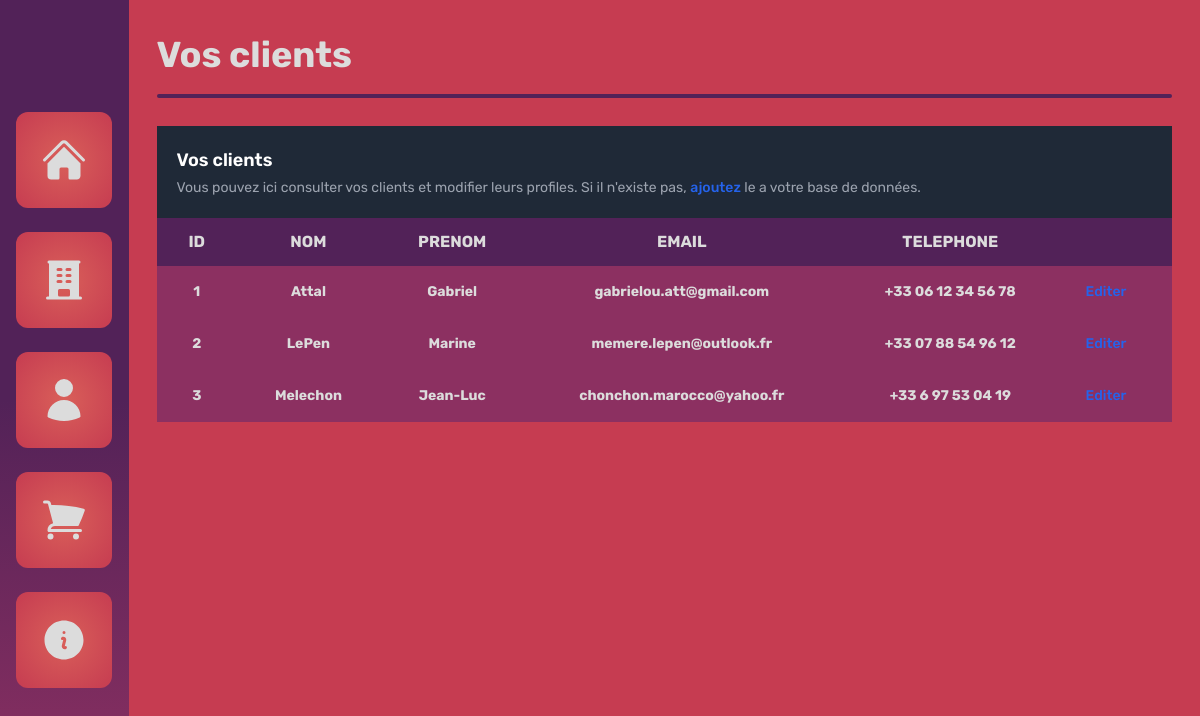
The app's page /clients, older data.
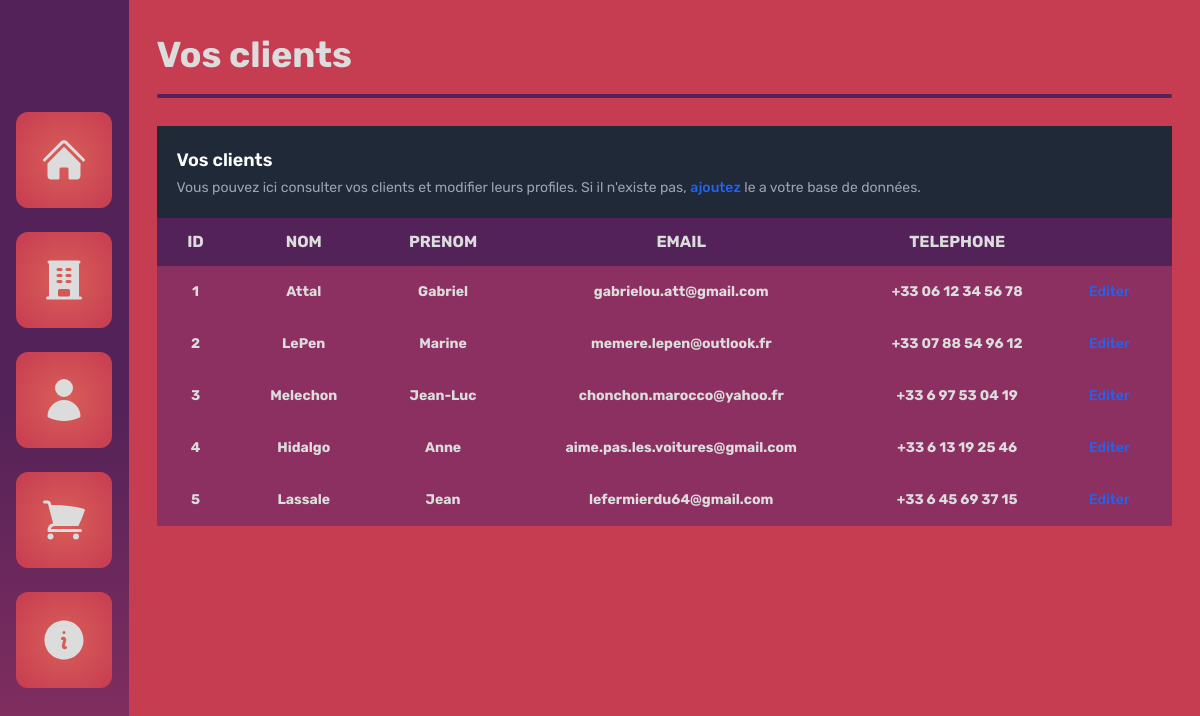
The same page, newer data.
### tables this page shows
CREATE TABLE clients (id INTEGER PRIMARY KEY, nom TEXT, prenom TEXT, email TEXT, telephone TEXT);

### main.py (the view)
@app.route('/clients')
def clients():
    return render_template('clients/list.html', attributes=db_manager.get_attrubutes("clients"), clients=db_manager.get_clients())

### database_manager.py (called while the page is built)
    def get_attrubutes(self, table):
        return self.curseur.execute(f"PRAGMA table_info({table})").fetchall()

    def get_clients(self):
        return self.curseur.execute("SELECT * FROM clients").fetchall()

### templates/clients/list.html (shortened to what this page needs)
{% extends 'base.html' %}
{% block content %}
<section class="h-full w-full bg-[--palette-3] flex flex-col">
  <div class="w-full p-7 flex flex-col space-y-3">
    <span class="great-title">Vos clients</span>
    <div class="w-full h-1 bg-[--palette-1] rounded-lg"></div>
  </div>
<div class="h-full w-full px-7">
    <table class="w-full">
        <caption class="p-5 text-lg font-semibold text-left rtl:text-right text-white bg-gray-800">
            Vos clients
            <p class="mt-1 text-sm font-normal text-gray-400">Vous pouvez ici consulter vos clients et modifier leurs profiles. Si il n'existe pas, <a href="{{url_for('create_client')}}" class="font-medium text-blue-600 hover:underline">ajoutez</a> le a votre base de données.</p>
        </caption>
        <thead class="text-base base-text uppercase bg-[--palette-1] text-[--white-color]">
            <tr>
              {% for attribut in attributes %}
                <th scope="col" class="px-6 py-3">
                    <span>{{ attribut[1] }}</span>
                </th>
              {% endfor %}
                <th scope="col" class="px-6 py-3">
                </th>
            </tr>
        </thead>
        <tbody class="text-sm">
          {% for client in clients %}
          <tr class="bg-[--palette-2] border-b text-[--white-color]">
            {% for attribut in client %}
              <th scope="row" class="px-6 py-4">
                  <span>{{ attribut }}</span>
              </th>
            {% endfor %}
            <td class="px-6 py-4">
              <a href="{{ url_for('client', id=client[0]) }}" class="font-medium text-blue-600 hover:underline">Editer</a>
            </td>
          </tr>
          {% endfor %}
        </tbody>
    </table>
</div>
</section>
{% endblock %}

### templates/base.html (shortened to what this page needs)
<!DOCTYPE html>
<html lang="fr">
<head>
    <link rel="stylesheet" href="{{ url_for('static', filename= 'css/general.css') }}">
    <script src="https://cdn.tailwindcss.com"></script>
</head>
<body class="h-screen w-screen flex">
    <nav class="h-full w-36 flex flex-col justify-center items-center space-y-6 bg-[--nav-gradient]">
      <ul>
        <li>
          <a href="{{url_for('index')}}" class="w-24 h-24 rounded-xl flex justify-center items-center button-nav"title="Page d'accueil">
          </a>
        </li>
      </ul>
    <ul>
        <li>
          <a href="{{url_for('rooms')}}" class="w-24 h-24 rounded-xl flex justify-center items-center button-nav"title="Les salles de karaoké">
          </a>
        </li>
      </ul>
    <ul>
        <li>
          <a href="{{url_for('clients')}}" class="w-24 h-24 rounded-xl flex justify-center items-center button-nav"title="Page Clients">
          </a>
        </li>
      </ul>
    <ul>
        <li>
          <a href="{{url_for('orders')}}" class="w-24 h-24 rounded-xl flex justify-center items-center button-nav"title="Les commandes">
          </a>
        </li>
      </ul>
    <ul>
        <li>
          <a href="{{url_for('infos')}}" class="w-24 h-24 rounded-xl flex justify-center items-center button-nav"title="Page de crédits">
          </a>
        </li>
      </ul>
    </nav>
    {% block content %} {% endblock %}
</body>
</html>

### static/css/general.css (style rules this page uses)
html, body, div, span, applet, object, iframe, h1, h2, h3, h4, h5, h6, p, blockquote, pre, a, abbr, acronym, address, big, cite, code, del, dfn, em, img, ins, kbd, q, s, samp, small, strike, strong, sub, sup, tt, var, b, u, i, center, dl, dt, dd, ol, ul, li, fieldset, form, label, legend, table, caption, tbody, tfoot, thead, tr, th, td, article, aside, canvas, details, embed, figure, figcaption, footer, header, hgroup, menu, nav, output, ruby, section, summary, time, mark, audio, video { margin: 0; padding: 0; border: 0; font-size: 100%; font-family: "Rubik", sans-serif; vertical-align: baseline; }
:root { --nav-gradient: linear-gradient(180deg, #522258 50%, #8C3061 100%); --nav-button-gradient: radial-gradient(circle, #D95F59 0%, #C63C51 100%); --white-color: #dcdcdc; --palette-1: #522258; --palette-2: #8C3061; --palette-3: #C63C51; --palette-4: #D95F59; }
.great-title { color: var(--white-color); font-family: "Rubik", sans-serif; font-optical-sizing: auto; font-weight: 700; font-style: normal; font-size: 36px; }
.base-text { font-family: "Rubik", sans-serif; font-optical-sizing: auto; font-weight: 700; font-style: normal; }
nav { background: var(--nav-gradient); }
.button-nav { background: var(--nav-button-gradient); }

Row changes from the older to the newer data that the page shows:
added clients: client "4", nom "Hidalgo", prenom "Anne", email "aime.pas.les.voitures@gmail.com", telephone "+33 6 13 19 25 46"
added clients: client "5", nom "Lassale", prenom "Jean", email "lefermierdu64@gmail.com", telephone "+33 6 45 69 37 15"
